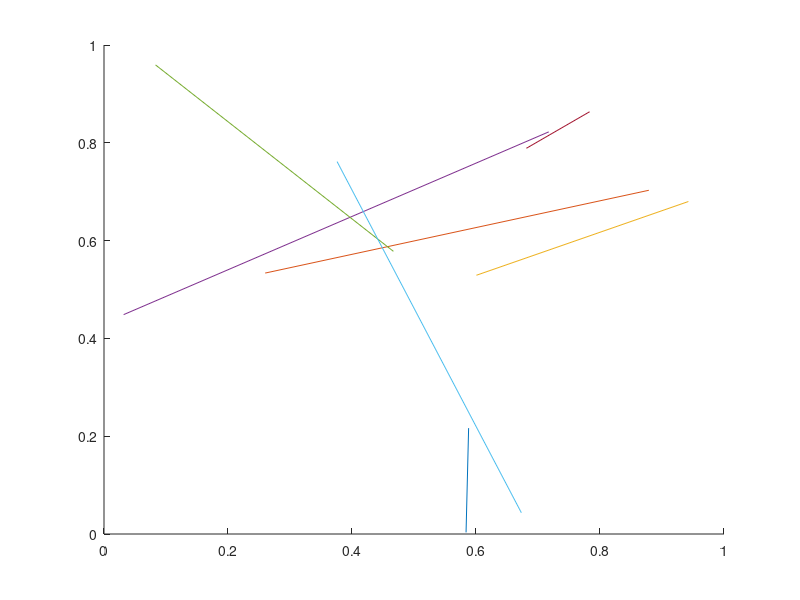

This chart was generated by the following MATLAB code:
function Color = getDefaultPlotColors()
% Color = getDefaultPlotColors()
%
% Returns a matrix where each row is one of the Matlab's default plotting
% colors
%
% OUTPUTS:
%   Color = [7,3] = [color1; color2; ... colorN] = [R,G,B] 
%
% NOTES:
%   Works by plotting 7 dummy lines and then reading the color of each line
%   into the matrix.
%

n = 7;  %Number of unique colors in matlab's default line color pallet

Color = zeros(n,3);
hFig = figure('visible','off'); 
hold on;

for i=1:n
   hLine = plot(rand(1,2),rand(1,2));
   Color(i,:) = get(hLine,'Color');
end

close(hFig);

end
